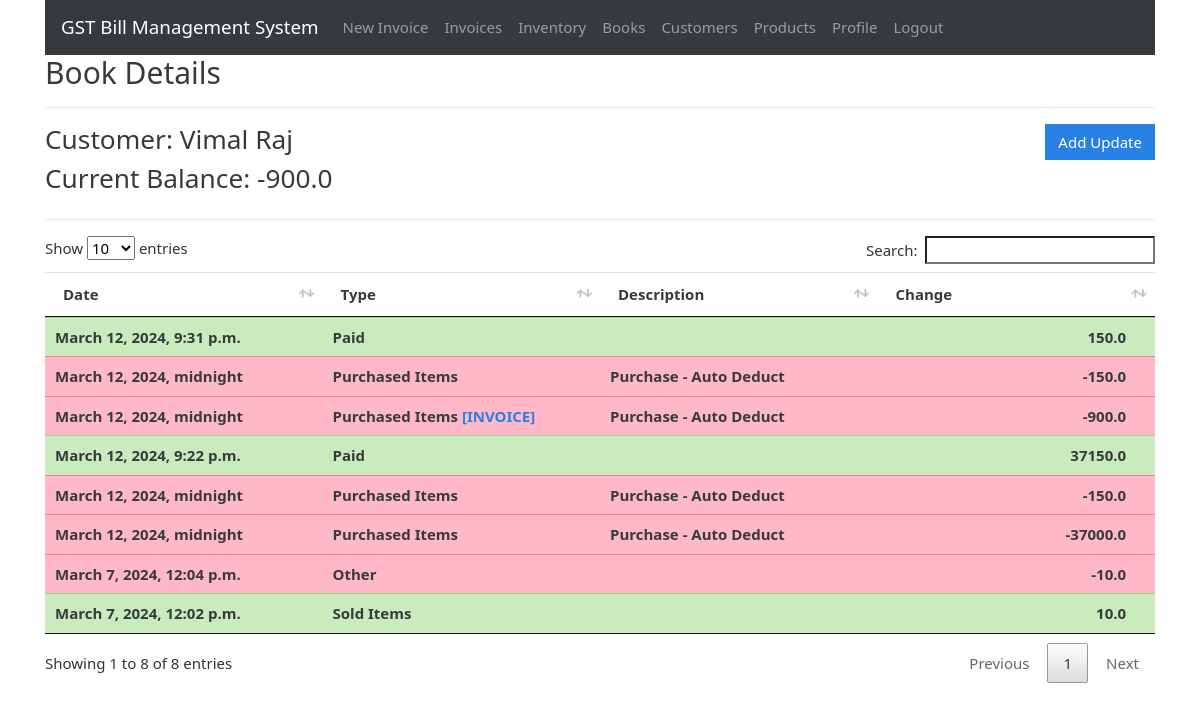
The app's page /books/8 (signed in) with its own data.
### gstbillingapp/models.py (models this page shows, shortened)
class Book(models.Model):
    user = models.ForeignKey(User, null=True, blank=True, on_delete=models.SET_NULL)
    customer = models.ForeignKey(Customer, null=True, blank=True, on_delete=models.SET_NULL)
    current_balance = models.FloatField(default=0)
    last_log = models.ForeignKey('BookLog', null=True, blank=True, default=None, on_delete=models.SET_NULL)

class Customer(models.Model):
    user = models.ForeignKey(User, null=True, blank=True, on_delete=models.SET_NULL)
    customer_name = models.CharField(max_length=200)
    customer_address = models.TextField(max_length=600, blank=True, null=True)
    customer_phone = models.CharField(max_length=10, blank=True, null=True)
    customer_gst = models.CharField(max_length=15, blank=True, null=True)

class BookLog(models.Model):
    parent_book = models.ForeignKey(Book, null=True, blank=True, on_delete=models.CASCADE)
    date = models.DateTimeField(default=datetime.now, blank=True, null=True)
    last_modified = models.DateTimeField(auto_now=True)
    CHANGE_TYPES = [
        (0, 'Paid'),
        (1, 'Purchased Items'),
        (2, 'Sold Items'),
        (4, 'Other'),
    ]
    change_type = models.IntegerField(choices=CHANGE_TYPES, default=0)
    change = models.FloatField(default=0.0)
    associated_invoice = models.ForeignKey(Invoice, blank=True, null=True, default=None, on_delete=models.SET_NULL)
    description = models.TextField(max_length=600, blank=True, null=True)

### gstbillingapp/views.py (the view)
# urls.py: path('books/<int:book_id>', views.book_logs, name='book_logs'),
@login_required
def book_logs(request, book_id):
    context = {}
    book = get_object_or_404(Book, id=book_id, user=request.user)
    book_logs = BookLog.objects.filter(parent_book=book).order_by('-id')
    context['book'] = book
    context['book_logs'] = book_logs
    return render(request, 'gstbillingapp/book_logs.html', context)

### gstbillingapp/templates/gstbillingapp/book_logs.html (shortened to what this page needs)
{% extends "gstbillingapp/base.html" %}
{% load static %}
{% block content %}
<h2>Book Details</h2>
<hr>
<div class="row">
	<div class="col">
		<h3>Customer: {{book.customer.customer_name}}</h3>
		<h3>Current Balance: {{book.current_balance}}</h3>
	</div>
	<div class="col">
		<a href="{% url 'book_logs_add' book.id %}" id="add_customer_btn"><button type="button" class="btn btn-primary">Add Update</button></a>
	</div>
</div>
<hr>
<table class="table table-hover font-weight-bold" id="inventory-logs-table">
	<thead>
		<tr>
			<th>Date</th>
			<th>Type</th>
			<th>Description</th>
			<th>Change</th>
		</tr>
	</thead>
	<tbody class="two-col-form">
		{% for item in book_logs %}
		<tr class="{% if item.change < 0 %}table-danger{% else %}table-success{%endif%}">
			<td>{{item.date}}</td>
			<td>{{item.get_change_type_display}} {% if item.associated_invoice %}<a href="{% url 'invoice_viewer' item.associated_invoice.id %}">[INVOICE]</a>{% endif %}</td>
			<td>{{item.description}}</td>
			<td class="text-right">{{item.change}} &emsp; {{inventory.product.product_unit}}</td>
		{% endfor %}
	</tbody>
</table>
{% endblock %}

### gstbillingapp/static/gstbillingapp/main.css (style rules this page uses)
.two-col-form td, .two-col-form th { width: 25%; }
#add_customer_btn, #add_product_btn { float: right; }

### records on screen
Book: customer.customer_name "Vimal Raj", current_balance "-900.0"
BookLog: date "March 12, 2024, 9:31 p.m.", change_type "Paid", change "150.0"
BookLog: date "March 12, 2024, midnight", change_type "Purchased Items", description "Purchase - Auto Deduct", change "-150.0"
BookLog: date "March 12, 2024, midnight", change_type "Purchased Items", shows "[INVOICE]", description "Purchase - Auto Deduct", change "-900.0"
BookLog: date "March 12, 2024, 9:22 p.m.", change_type "Paid", change "37150.0"
BookLog: date "March 12, 2024, midnight", change_type "Purchased Items", description "Purchase - Auto Deduct", change "-150.0"
BookLog: date "March 12, 2024, midnight", change_type "Purchased Items", description "Purchase - Auto Deduct", change "-37000.0"
BookLog: date "March 7, 2024, 12:04 p.m.", change_type "Other", change "-10.0"
BookLog: date "March 7, 2024, 12:02 p.m.", change_type "Sold Items", change "10.0"
